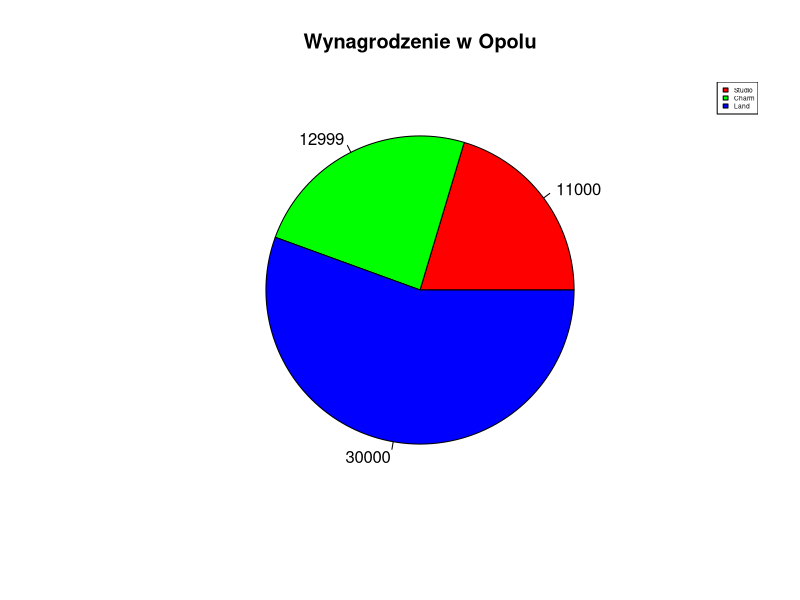

Reproduce this figure in R.
#czynnikowy powinien być typ kredytu
id <- c(1,2,3,4,5,6,7,8,9)
imie <- c("Janusz", "Andrzej", "Karina", "Xavier", "Balbina", "Json", "R", "Py", "Go")
nazwisko <- c("Pawlak", "Ziemniak", "Blokowska", "Eifel", "Gaska", "Jamlowski", "Studio", "Charm", "Land")
wiek <- c(20,30,40, 25, 35, 45, 23, 44,32)
staz <- c(1,2,3,4,5,6,7,8,9)
stanowisko <- c("Programista", "DevOps", "Architekt", "Programista", "DevOps", "Architekt", "Programista", "DevOps", "Architekt")
miasto <- c("Warszawa", "Poznan", "Wroclaw", "Warszawa", "Poznan", "Wroclaw", "Opole", "Opole", "Opole")
pensja <- c(1500,2500, 3700, 7500, 5500, 6500, 11000, 12999, 30000)

pracownicy_df = data.frame(id, imie, nazwisko, wiek, staz, stanowisko, miasto, pensja)
pracownicy_df

#a
subset(pracownicy_df, subset = pensja > 6000 & miasto == "Warszawa", select = c(imie,nazwisko, stanowisko))

#b
sum(as.numeric((subset(pracownicy_df, subset = miasto == "Wroclaw"))$pensja))

#c
l_programistow = nrow(subset(pracownicy_df,subset = stanowisko == "Programista"))
suma = sum(as.numeric((subset(pracownicy_df, subset = stanowisko == "Programista"))$pensja))
srednia = suma/l_programistow
srednia

#d
min((subset(pracownicy_df, subset = miasto == "Poznan"))$pensja)

#e
opolanie <- t(subset(pracownicy_df, subset = miasto == "Opole", select = pensja)[,1])
labelka <- t(subset(pracownicy_df, subset = miasto == "Opole", select = nazwisko)[,1])
legenda <- t(subset(pracownicy_df, subset = miasto == "Opole", select = nazwisko))

lbl = paste(opolanie, sep=" ")
pie(opolanie, labels = lbl, col=rainbow(length(lbl)), main = "Wynagrodzenie w Opolu")
legend("topright", legenda, cex=0.4,fill=rainbow(length(opolanie)))
